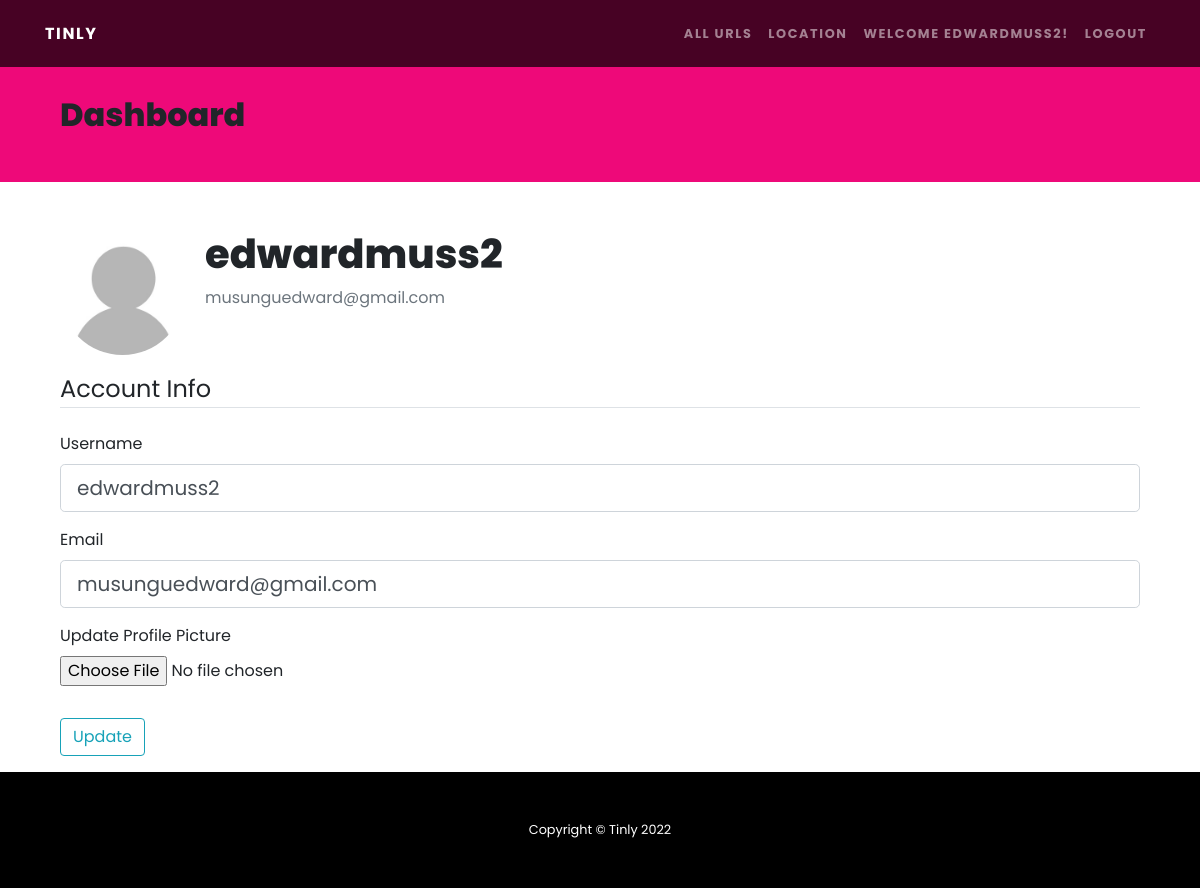
Page /dashboard (signed in) on the committed database.
### models/base_model.py (models this page shows, shortened)
class User(db.Model, UserMixin):
    id = db.Column(db.Integer, primary_key=True)
    username = db.Column(db.String(20), nullable=False, unique=True)
    email = db.Column(db.String(120), unique=True, nullable=False)
    image_file = db.Column(db.String(20), nullable=False, default='default.jpg')
    password = db.Column(db.String(80), nullable=False)
    created_at = db.Column(DateTime, default=datetime.datetime.now)
    updated_at = db.Column(DateTime, default=datetime.datetime.now, onupdate=datetime.datetime.now)

### core/routes/web.py (the view)
@app.route('/dashboard', methods=['GET', 'POST'])
@login_required
def dashboard():
    form = UpdateAccountForm()
    if form.validate_on_submit():
        if form.picture.data:
            picture_file = save_picture(form.picture.data)
            current_user.image_file = picture_file
        current_user.username = form.username.data
        current_user.email = form.email.data
        db.session.commit()
        flash('Your account has been updated!', 'success')
        return redirect(url_for('dashboard'))
    elif request.method == 'GET':
        form.username.data = current_user.username
        form.email.data = current_user.email
    image_file = url_for('static', filename='profile_pics/' + current_user.image_file)
    return render_template('dashboard.html', title='Account',
                           image_file=image_file, form=form)

### core/auth.py (shortened to what this page needs)
class UpdateAccountForm(FlaskForm):
    username = StringField('Username',
                           validators=[InputRequired(), Length(min=2, max=20)])
    email = StringField('Email',
                        validators=[InputRequired(), Email()])
    picture = FileField('Update Profile Picture', validators=[FileAllowed(['jpg', 'png'])])
    submit = SubmitField('Update')

### core/auth.py (called while the page is built)
@login_manager.user_loader
def load_user(user_id):
    return User.query.get(int(user_id))

### core/templates/dashboard.html (shortened to what this page needs)
{% extends "base.html" %}
{% block content %}
    <div class="row bg-primary pt-5">
        <div class="container">
            <div class="col-md-12 mt-5 mb-5">
                <h2 class="">Dashboard</h2>
            </div>
        </div>
    </div>
        <div class="row">
        <div class="container">
            <div class="col-md-12 mt-5">
                <div class="content-section">
                    <div class="media">
                      <img class="rounded-circle account-img" src="{{ image_file }}">
                      <div class="media-body">
                        <h2 class="account-heading">{{ current_user.username }}</h2>
                        <p class="text-secondary">{{ current_user.email }}</p>
                      </div>
                    </div>
                      <form method="POST" action="" enctype="multipart/form-data">
                          <fieldset class="form-group">
                              <legend class="border-bottom mb-4">Account Info</legend>
                              <div class="form-group">
                                  {{ form.username.label(class="form-control-label") }}
                                  {% if form.username.errors %}
                                      {{ form.username(class="form-control form-control-lg is-invalid") }}
                                      <div class="invalid-feedback">
                                          {% for error in form.username.errors %}
                                              <span>{{ error }}</span>
                                          {% endfor %}
                                      </div>
                                  {% else %}
                                      {{ form.username(class="form-control form-control-lg") }}
                                  {% endif %}
                              </div>
                              <div class="form-group">
                                  {{ form.email.label(class="form-control-label") }}
                                  {% if form.email.errors %}
                                      {{ form.email(class="form-control form-control-lg is-invalid") }}
                                      <div class="invalid-feedback">
                                          {% for error in form.email.errors %}
                                              <span>{{ error }}</span>
                                          {% endfor %}
                                      </div>
                                  {% else %}
                                      {{ form.email(class="form-control form-control-lg") }}
                                  {% endif %}
                              </div>
                              <div class="form-group">
                                  {{ form.picture.label() }}
                                  {{ form.picture(class="form-control-file") }}
                              </div>
                          </fieldset>
                          <div class="form-group">
                              {{ form.submit(class="btn btn-outline-info") }}
                          </div>
                      </form>
                  </div>
            </div>
        </div>
    </div>
{% endblock %}

### core/templates/base.html (shortened to what this page needs)
<!DOCTYPE html>
<html lang="en">
<head>
    <link rel="stylesheet" href="https://stackpath.bootstrapcdn.com/bootstrap/4.5.2/css/bootstrap.min.css">
    <link href='https://cdnjs.cloudflare.com/ajax/libs/font-awesome/4.0.3/css/font-awesome.css' rel='stylesheet'>
	<link href="{{ url_for('static',filename='css/style.css') }}" rel="stylesheet">
</head>
<body oncontextmenu='return true' class='snippet-body'>
    <div class="main">
        <nav class="navbar navbar-expand-lg navbar-dark navbar-custom fixed-top">
            <div class="container">
                <a class="navbar-brand" href=".">Tinly</a>
                <div class="collapse navbar-collapse" id="navbarResponsive">
                    <ul class="navbar-nav ml-auto">
                        {% if current_user.is_authenticated %}
                            <li class="nav-item">
                                <a class="nav-link" href="all-urls">All Urls</a>
                            </li>
                            <li class="nav-item">
                                <a class="nav-link" href="user-location">Location</a>
                            </li>
                            <li class="nav-item">
                                <a class="nav-link" href="{{ url_for('dashboard') }}">Welcome {{ current_user.username }}!</a>
                            </li>
                            <li class="nav-item">
                                <a class="nav-link" href="{{ url_for('logout') }}">Logout</a>
                            </li>
                        {% endif %}
                    </ul>
                </div>
            </div>
        </nav>
        {% block content%}
        {% endblock %}
    </div>
  <footer class="py-5 bg-black">
    <div class="container">
        <p class="m-0 text-center text-white small">Copyright &copy; Tinly {{ moment().format('YYYY') }}</p>
    </div>
</footer>
</body>
</html>

### static/css/style.css (style rules this page uses)
body { font-family: "Poppins"; margin: 0px; padding: 0px; position: absolute; width: 100%; height: 100vh; }
.main { display: flex; flex-direction: column; min-height: 90%; }
h1, h2, h3, h4, h5, h6 { font-family: "Poppins"; font-weight: 800 !important }
.bg-black { background-color: #000 !important }
.navbar-custom { padding-top: 1rem; padding-bottom: 1rem; background-color: rgba(0, 0, 0, .7) }
.navbar-custom .navbar-brand { text-transform: uppercase; font-size: 1rem; letter-spacing: .1rem; font-weight: 700 }
.navbar-custom .navbar-nav .nav-item .nav-link { text-transform: uppercase; font-size: .8rem; font-weight: 700; letter-spacing: .1rem }
.bg-primary { background-color: #ee0979 !important }
.account-img { height: 125px; width: 125px; margin-right: 20px; margin-bottom: 16px; }
.account-heading { font-size: 2.5rem; }
footer { left: 0; bottom: 0; width: 100%; background-color: red; color: white; text-align: center; flex: 0 0 auto; }

### rows in the picture
User: username "EDWARDMUSS2", username "edwardmuss2", email "musunguedward@gmail.com"

### other values in the picture
{{ moment().format('YYYY') }} "2022"
